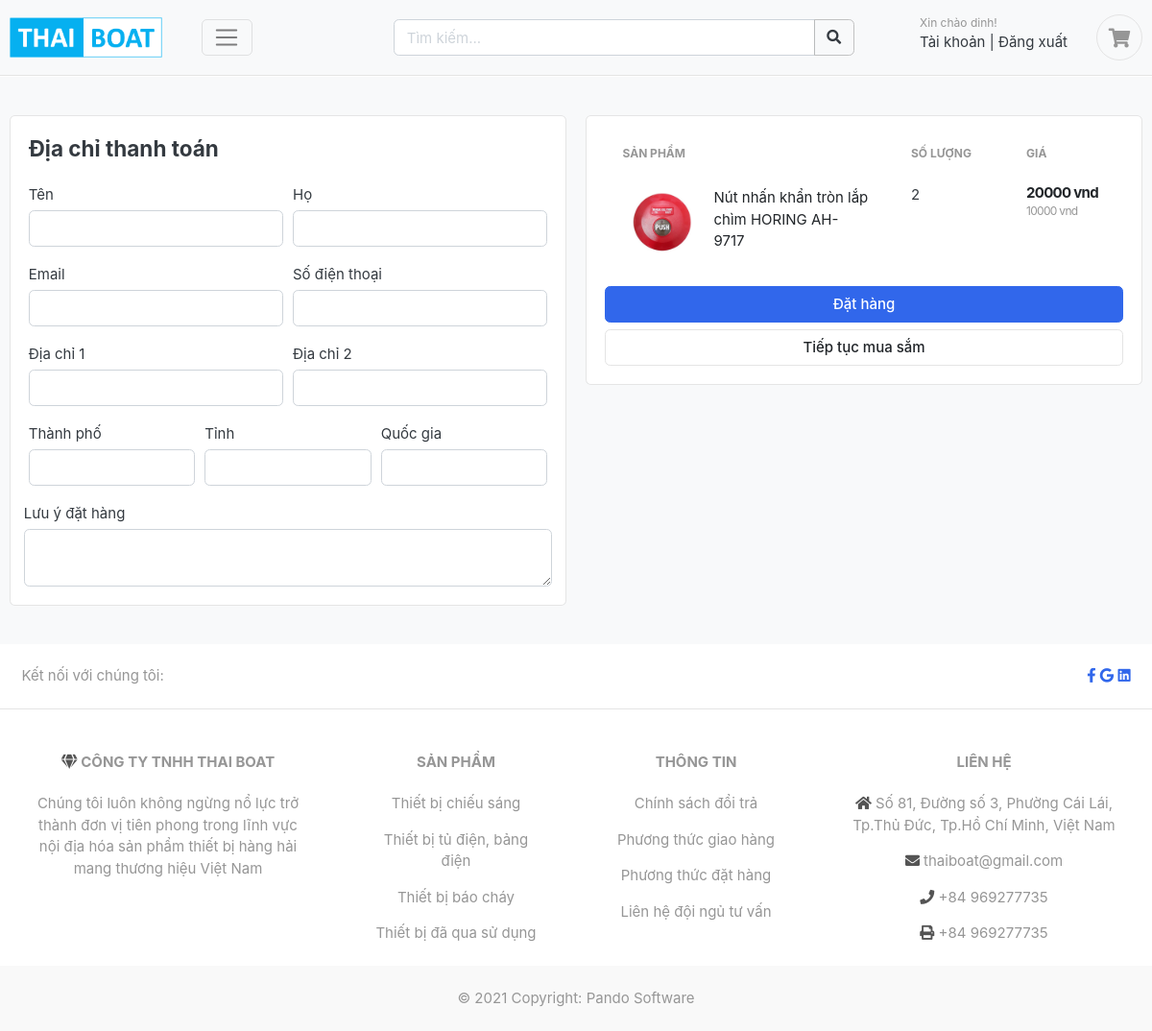
The page /carts/checkout/ (signed in) on the database its author committed.
### accounts/models.py (models this page shows, shortened)
class Account(AbstractBaseUser):
    first_name = models.CharField(max_length=100)
    last_name = models.CharField(max_length=100)
    username = models.CharField(max_length=250, unique=True)
    email = models.EmailField(max_length=100, unique=True)
    phone_number = models.CharField(max_length=50)
    date_joined = models.DateTimeField(auto_now_add=True)
    last_login = models.DateTimeField(auto_now_add=True)
    is_admin = models.BooleanField(default=False)
    is_staff = models.BooleanField(default=False)
    is_active = models.BooleanField(default=True)
    is_superadmin = models.BooleanField(default=False)
    USERNAME_FIELD = 'email'    # Trường quyêt định khi login
    REQUIRED_FIELDS = ['username','first_name', 'last_name']   # Các trường yêu cầu khi đk tài khoản (mặc định đã có email), mặc định có password
    objects = MyAccountManager()

### carts/models.py (models this page shows, shortened)
class CartItem(models.Model):
    user = models.ForeignKey(Account, on_delete=models.CASCADE, null=True)
    product = models.ForeignKey(Product, on_delete=models.CASCADE)
    cart = models.ForeignKey(Cart, on_delete=models.CASCADE, null=True)
    quantity = models.IntegerField()
    is_active = models.BooleanField(default=True)
    def sub_total(self):
        return self.quantity * self.product.price

### store/models.py (models this page shows, shortened)
class Product(models.Model):
    product_name = models.CharField(max_length=255, unique=True)
    slug = models.SlugField(max_length=200, unique=True)
    description = CKEditor5Field('Text', config_name='extends', blank=True)
    price = models.IntegerField()
    images = models.ImageField(upload_to='photos/products')
    stock = models.IntegerField()
    is_available = models.BooleanField(default=True)
    category = models.ForeignKey(Category, on_delete=models.CASCADE)    # Khi xóa category thì Product bị xóa
    created_date = models.DateTimeField(auto_now_add=True)
    modified_date = models.DateTimeField(auto_now=True)
    def get_url(self):
        return reverse('product_detail', args=[self.category.slug, self.slug])

### carts/views.py (the view)
# urls.py: path('checkout/', views.checkout, name='checkout')
@login_required(login_url='login')
def checkout(request, total=0, quantity=0, cart_items=None):
    try:
        cart_items = CartItem.objects.filter(user=request.user, is_active=True)
        for cart_item in cart_items:
            total += cart_item.product.price * cart_item.quantity
            quantity += cart_item.quantity
        tax = total * 2 / 100
        grand_total = total + tax
    except ObjectDoesNotExist:
        pass    # Chỉ bỏ qua
    context = {
        'total': total,
        'quantity': quantity,
        'cart_items': cart_items,
        'tax': tax if "tax" in locals() else "",
        'grand_total': grand_total,
    }
    return render(request, 'store/checkout.html', context=context)

### templates/store/checkout.html (shortened to what this page needs)
{% extends 'base.html' %}
{% load static %}
{% block content %}
<section class="section-content padding-y bg section-top">
    <div class="container">
        <div class="row">
            <aside class="col-lg-6">
                <div class="card">
                    <div class="card-body">
                        <h4 class="card-title mb-4">Địa chỉ thanh toán</h4>
                        <form action="{% url 'place_order' %}" method="POST">
                            <div class="form-row">
                                <div class="col form-group">
                                    <label for="">Tên</label>
                                    <input type="text" name="first_name" class="form-control" required>
                                </div>
                                <div class="col form-group">
                                    <label for="">Họ</label>
                                    <input type="text" name="last_name" class="form-control" required>
                                </div>
                            </div>
                            <div class="form-row">
                                <div class="col form-group">
                                    <label for="">Email</label>
                                    <input type="email" name="email" class="form-control" required>
                                </div>
                                <div class="col form-group">
                                    <label for="">Số điện thoại</label>
                                    <input type="text" name="phone" class="form-control" required>
                                </div>
                            </div>
                            <div class="form-row">
                                <div class="col form-group">
                                    <label for="">Địa chỉ 1</label>
                                    <input type="text" name="address_line_1" class="form-control" required>
                                </div>
                                <div class="col form-group">
                                    <label for="">Địa chỉ 2</label>
                                    <input type="text" name="address_line_2" class="form-control">
                                </div>
                            </div>
                            <div class="form-row">
                                <div class="col form-group">
                                    <label for="">Thành phố</label>
                                    <input type="text" name="city" class="form-control" required>
                                </div>
                                <div class="col form-group">
                                    <label for="">Tỉnh</label>
                                    <input type="text" name="state" class="form-control" required>
                                </div>
                                <div class="col form-group">
                                    <label for="">Quốc gia</label>
                                    <input type="text" name="country" class="form-control" required>
                                </div>
                            </div>
                            <div class="form-row">
                                <label for="">Lưu ý đặt hàng</label>
                                <textarea name="order_note" rows="2" class="form-control"></textarea>
                            </div>
                    </div>
                </div>
            </aside>
            <aside class="col-lg-6">
                <div class="card">
                    <div class="card-body">
                        <table class="table table-borderless table-shopping-cart">
                            <thead class="text-muted">
                                <tr class="small text-uppercase">
                                    <th scope="col">Sản phẩm</th>
                                    <th scope="col" width="120">Số lượng</th>
                                    <th scope="col" width="120">Giá</th>
                                </tr>
                            </thead>
                            <tbody>
                                {% for cart_item in cart_items %}
                                <tr>
                                    <td>
                                        <figure class="itemside align-items-center">
                                            <div class="aside"><img src="{{ cart_item.product.images.url }}"
                                                    class="img-sm"></div>
                                            <figcaption class="info">
                                                <a href="{{ cart_item.product.get_url }}" class="title text-dark">
                                                    {{ cart_item.product.product_name }}</a>
                                            </figcaption>
                                        </figure>
                                    </td>
                                    <td>
                                        <label for="">{{cart_item.quantity}}</label>
                                    </td>
                                    <td>
                                        <div class="price-wrap">
                                            <var class="price">{{ cart_item.sub_total }} vnd</var>
                                            <small class="text-muted">{{ cart_item.product.price }} vnd</small>
                                        </div>
                                    </td>
                                </tr>
                                {% endfor %}
                            </tbody>
                        </table>
                        <button type="submit" name="submit" class="btn btn-primary btn-block">Đặt hàng</button>
                        <a href="{% url 'store' %}" class="btn btn-light btn-block">Tiếp tục mua sắm</a>
                    </div>
                </div>
            </aside>
        </div>
    </div>
</section>
{% endblock %}

### templates/includes/navbar.html (shortened to what this page needs)
{% load static %}
<header class="section-header bg fixed-top">
    <section class="header-main border-bottom padding-mobile">
        <div class="container">
            <div class="row align-items-center">
                <div class="col-lg-2 col-md-3 col-6">
                    <a href="{% url 'home' %}" class="brand-wrap logo-top">
                        <img class="logo" src="{% static './images/logo.png' %}">
                    </a>
                </div>
                <div class="col-lg-2 col-md-3 col-6">
                    <button class="navbar-toggler navber-right" type="button" data-toggle="collapse" data-target="#navbarTop5"
                    aria-controls="navbarNav" aria-expanded="false" aria-label="Toggle navigation">
                        <span class="navbar-toggler-icon"></span>
                    </button>
                </div>
                <div class="col-lg  col-md-6 col-sm-12 col">
                    <form action="{% url 'search' %}" class="search" method="GET">
                        <div class="input-group w-100">
                            <input type="text" class="form-control" style="width:50%;" placeholder="Tìm kiếm..." name="q" value="{{ q }}">
                            <div class="input-group-append">
                                <button class="btn" type="submit" style="border:1px solid rgba(181, 181, 181, 0.8);">
                                    <i class="fa fa-search"></i>
                                </button>
                            </div>
                        </div>
                    </form>
                </div>
                <div class="disk-block col-lg-3 col-sm-6 col-8 order-2 order-lg-3">
                    <div class="d-flex justify-content-end mb-3 mb-lg-0">
                        {% if user.id is None %}
                        <div class="widget-header">
                            <small class="title text-muted">Thai Boat chào mừng bạn</small>
                            <div>
                                <a href="{% url 'login' %}">Đăng nhập</a> <span class="dark-transp"> | </span>
                                <a href="{% url 'register' %}"> Đăng ký</a>
                            </div>
                        </div>
                        {% else %}
                        <div class="widget-header">
                            <small class="title text-muted">Xin chào {{ user.first_name }}!</small>
                            <div>
                                <a href="{% url 'dashboard' %}">Tài khoản</a> <span class="dark-transp"> | </span>
                                <a href="{% url 'logout' %}"> Đăng xuất</a>
                            </div>
                        </div>
                        {% endif %}
                        <a href="{% url 'cart' %}" class="widget-header pl-3 ml-3">
                            <div class="icon icon-sm rounded-circle border"><i class="fa fa-shopping-cart"></i>
                            </div>
                        </a>
                    </div>
                </div>
            </div>
        </div>
    </section>
</header>

### static/css/ui.css (style rules this page uses)
html { font-family: "Inter", sans-serif; font-size: 15px; }
.price-wrap { letter-spacing: -0.7px; }
.icon-xs, .icon-sm, .icon-md, .icon-lg { display: inline-block; text-align: center; flex-shrink: 0; flex-grow: 0; }
.icon-sm { width: 48px; height: 48px; line-height: 48px !important; font-size: 20px; }
.img-xs, .img-sm, .img-md, .img-lg { -o-object-fit: cover; object-fit: cover; flex-shrink: 0; flex-grow: 0; }
.img-sm { width: 80px; height: 80px; }
.padding-y { padding-top: 40px; padding-bottom: 40px; }
var { font-style: normal; }
figure { margin-bottom: 0; }
article:after, .form-group:after { display: block; clear: both; content: ""; }
.bg { background-color: #f8f9fa; }
.header-main { position: relative; padding-top: 1rem; padding-bottom: 1rem; }
.brand-wrap .logo, .navbar-brand .logo { margin-right: 7px; max-height: 42px; display: inline-block; }
.widget-header { display: inline-block; vertical-align: middle; position: relative; }
.widget-header a { color: #343a40; }
.widget-header i { color: #969696; }
.widget-header .title { display: block; }
.btn-light { background-color: #fff; border-color: #e4e4e4; }
.itemside { position: relative; display: flex; width: 100%; }
.itemside .aside { position: relative; flex-shrink: 0; }
.itemside .info { padding-left: 15px; padding-right: 7px; }
.itemside .title { display: block; margin-bottom: 5px; color: #212529; }
.price { font-weight: 600; color: #212529; }
.table-shopping-cart.table td, .table-shopping-cart.table th { padding-left: 1.25rem; padding-right: 1.25rem; }
.table-shopping-cart .price-wrap { line-height: 1.2; }
.table-shopping-cart .price { font-weight: bold; margin-right: 5px; display: block; }

### static/css/navbar.css (style rules this page uses)
.section-top { margin-top: 80px; }

### static/css/content-styles.css (style rules this page uses)
:root { --ck-color-image-caption-background: hsl(0, 0%, 97%); --ck-color-image-caption-text: hsl(0, 0%, 20%); --ck-color-mention-background: hsla(341, 100%, 30%, 0.1); --ck-color-mention-text: hsl(341, 100%, 30%); --ck-color-table-caption-background: hsl(0, 0%, 97%); --ck-color-table-caption-text: hsl(0, 0%, 20%); --ck-highlight-marker-blue: hsl(201, 97%, 72%); --ck-highlight-marker-green: hsl(120, 93%, 68%); --ck-highlight-marker-pink: hsl(345, 96%, 73%); --ck-highlight-marker-yellow: hsl(60, 97%, 73%); --ck-highlight-pen-green: hsl(112, 100%, 27%); --ck-highlight-pen-red: hsl(0, 85%, 49%); --ck-image-style-spacing: 1.5em; --ck-inline-image-style-spacing: calc(var(--ck-image-style-spacing) / 2); --ck-todo-list-checkmark-size: 16px; }

### rows shown on the page
Account: first_name "dinh"
CartItem: product.images (picture), product.product_name "Nút nhấn khẩn tròn lắp chìm HORING AH-9717", quantity "2", sub_total "20000", product.price "10000"
